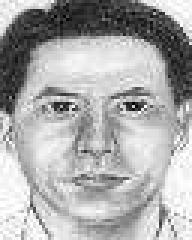
#> input picture 2.jpg, 64 x 80 px (shown 3 times larger)
$ python test.py
#> lines starting #> are read from the running program, lines starting #| are printed output that depends on the picture
# [21 lines of commented-out code are left out]
import cv2
import numpy as np


def Bilinear(img, m, n):
    height, width, channels = img.shape
    emptyImage = np.zeros((m, n, channels), np.uint8)
    value = [0, 0, 0]
    sh = m / height
    sw = n / width

    for i in range(m):
        for j in range(n):
            x = i / sh
            y = j / sw
            p = (i + 0.0) / sh - x
            q = (j + 0.0) / sw - y
            x = int(x) - 1
            y = int(y) - 1
            for k in range(3):
                if x + 1 < m and y + 1 < n:
                    value[k] = int(
                        img[x, y][k] * (1 - p) * (1 - q) + img[x, y + 1][k] * q * (1 - p) + img[x + 1, y][k] * (
                                    1 - q) * p + img[x + 1, y + 1][k] * p * q)
            emptyImage[i, j] = (value[0], value[1], value[2])

    return emptyImage


img = cv2.imread("2.jpg")
#> img is the input picture: shape (80, 64, 3); min 0, max 255, mean 171.1
# print(img.shape)
if img.shape[0] < img.shape[1] < 256:
    target1 = 256
    target2 = img.shape[1] / img.shape[0] * 256
    target2 = int(target2)

    print('warning: image with size ({0}, {1}) is too small!'.format(img.shape[0], img.shape[1]))
elif img.shape[1] <= img.shape[0] < 256:
    target2 = 256
    target1 = img.shape[0] / img.shape[1] * 256
#> target1 = 320
    target1 = int(target1)
    print('warning: image with size ({0}, {1}) is too small!'.format(img.shape[0], img.shape[1]))
#| warning: image with size (80, 64) is too small!

result = Bilinear(img, target1, target2)
#> after the loop in Bilinear, `for i in range(m):`:
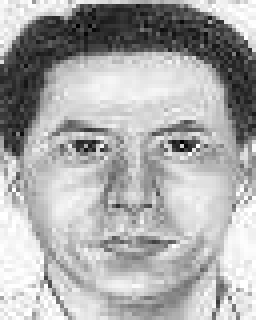
#> emptyImage: shape (320, 256, 3); min 0, max 255, mean 171.1
#> after the loop in Bilinear, `for i in range(m):`: value = [228, 228, 228]
cv2.imwrite('256.jpg', result)
